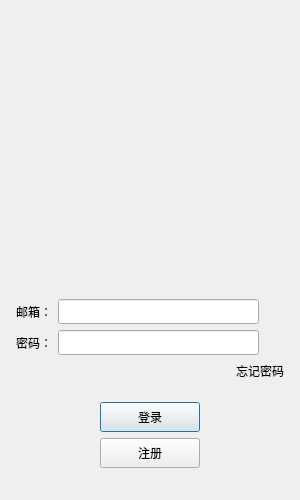
<?xml version="1.0" encoding="UTF-8"?>
<ui version="4.0">
 <class>LoginDialog</class>
 <widget class="QDialog" name="LoginDialog">
  <property name="geometry">
   <rect>
    <x>0</x>
    <y>0</y>
    <width>300</width>
    <height>500</height>
   </rect>
  </property>
  <property name="minimumSize">
   <size>
    <width>300</width>
    <height>500</height>
   </size>
  </property>
  <property name="maximumSize">
   <size>
    <width>300</width>
    <height>500</height>
   </size>
  </property>
  <property name="windowTitle">
   <string>Dialog</string>
  </property>
  <layout class="QVBoxLayout" name="verticalLayout_3">
   <item>
    <layout class="QVBoxLayout" name="verticalLayout_2">
     <property name="leftMargin">
      <number>5</number>
     </property>
     <property name="topMargin">
      <number>5</number>
     </property>
     <property name="rightMargin">
      <number>5</number>
     </property>
     <property name="bottomMargin">
      <number>5</number>
     </property>
     <item>
      <widget class="QLabel" name="err_tip">
       <property name="minimumSize">
        <size>
         <width>0</width>
         <height>25</height>
        </size>
       </property>
       <property name="maximumSize">
        <size>
         <width>16777215</width>
         <height>25</height>
        </size>
       </property>
       <property name="text">
        <string/>
       </property>
       <property name="alignment">
        <set>Qt::AlignCenter</set>
       </property>
      </widget>
     </item>
     <item>
      <widget class="QWidget" name="head_widget" native="true">
       <property name="minimumSize">
        <size>
         <width>200</width>
         <height>230</height>
        </size>
       </property>
       <layout class="QGridLayout" name="gridLayout">
        <item row="1" column="0">
         <widget class="QLabel" name="head_label">
          <property name="minimumSize">
           <size>
            <width>200</width>
            <height>200</height>
           </size>
          </property>
          <property name="maximumSize">
           <size>
            <width>200</width>
            <height>200</height>
           </size>
          </property>
          <property name="text">
           <string/>
          </property>
          <property name="pixmap">
           <pixmap resource="rc.qrc">:/res/head_02.jpg</pixmap>
          </property>
         </widget>
        </item>
       </layout>
      </widget>
     </item>
     <item>
      <spacer name="verticalSpacer_3">
       <property name="orientation">
        <enum>Qt::Vertical</enum>
       </property>
       <property name="sizeHint" stdset="0">
        <size>
         <width>20</width>
         <height>40</height>
        </size>
       </property>
      </spacer>
     </item>
     <item>
      <layout class="QHBoxLayout" name="horizontalLayout_2">
       <item>
        <widget class="QLabel" name="email_lb">
         <property name="minimumSize">
          <size>
           <width>0</width>
           <height>25</height>
          </size>
         </property>
         <property name="maximumSize">
          <size>
           <width>16777215</width>
           <height>25</height>
          </size>
         </property>
         <property name="text">
          <string>邮箱：</string>
         </property>
        </widget>
       </item>
       <item>
        <widget class="QLineEdit" name="email_edit">
         <property name="minimumSize">
          <size>
           <width>0</width>
           <height>25</height>
          </size>
         </property>
         <property name="maximumSize">
          <size>
           <width>16777215</width>
           <height>25</height>
          </size>
         </property>
        </widget>
       </item>
       <item>
        <spacer name="horizontalSpacer_6">
         <property name="orientation">
          <enum>Qt::Horizontal</enum>
         </property>
         <property name="sizeType">
          <enum>QSizePolicy::Fixed</enum>
         </property>
         <property name="sizeHint" stdset="0">
          <size>
           <width>25</width>
           <height>20</height>
          </size>
         </property>
        </spacer>
       </item>
      </layout>
     </item>
     <item>
      <layout class="QHBoxLayout" name="horizontalLayout_3">
       <item>
        <widget class="QLabel" name="pass_label">
         <property name="minimumSize">
          <size>
           <width>0</width>
           <height>25</height>
          </size>
         </property>
         <property name="maximumSize">
          <size>
           <width>16777215</width>
           <height>25</height>
          </size>
         </property>
         <property name="text">
          <string>密码：</string>
         </property>
        </widget>
       </item>
       <item>
        <widget class="QLineEdit" name="pass_edit">
         <property name="minimumSize">
          <size>
           <width>0</width>
           <height>25</height>
          </size>
         </property>
         <property name="maximumSize">
          <size>
           <width>16777215</width>
           <height>25</height>
          </size>
         </property>
        </widget>
       </item>
       <item>
        <spacer name="horizontalSpacer_7">
         <property name="orientation">
          <enum>Qt::Horizontal</enum>
         </property>
         <property name="sizeType">
          <enum>QSizePolicy::Fixed</enum>
         </property>
         <property name="sizeHint" stdset="0">
          <size>
           <width>25</width>
           <height>20</height>
          </size>
         </property>
        </spacer>
       </item>
      </layout>
     </item>
     <item>
      <layout class="QHBoxLayout" name="horizontalLayout_4">
       <item>
        <spacer name="horizontalSpacer">
         <property name="orientation">
          <enum>Qt::Horizontal</enum>
         </property>
         <property name="sizeHint" stdset="0">
          <size>
           <width>40</width>
           <height>20</height>
          </size>
         </property>
        </spacer>
       </item>
       <item>
        <widget class="ClickedLabel" name="forget_label">
         <property name="text">
          <string>忘记密码</string>
         </property>
        </widget>
       </item>
      </layout>
     </item>
     <item>
      <spacer name="verticalSpacer_2">
       <property name="orientation">
        <enum>Qt::Vertical</enum>
       </property>
       <property name="sizeHint" stdset="0">
        <size>
         <width>20</width>
         <height>40</height>
        </size>
       </property>
      </spacer>
     </item>
     <item>
      <layout class="QHBoxLayout" name="horizontalLayout_5">
       <item>
        <spacer name="horizontalSpacer_2">
         <property name="orientation">
          <enum>Qt::Horizontal</enum>
         </property>
         <property name="sizeHint" stdset="0">
          <size>
           <width>40</width>
           <height>20</height>
          </size>
         </property>
        </spacer>
       </item>
       <item>
        <widget class="QPushButton" name="login_btn">
         <property name="minimumSize">
          <size>
           <width>100</width>
           <height>30</height>
          </size>
         </property>
         <property name="text">
          <string>登录</string>
         </property>
        </widget>
       </item>
       <item>
        <spacer name="horizontalSpacer_3">
         <property name="orientation">
          <enum>Qt::Horizontal</enum>
         </property>
         <property name="sizeHint" stdset="0">
          <size>
           <width>40</width>
           <height>20</height>
          </size>
         </property>
        </spacer>
       </item>
      </layout>
     </item>
     <item>
      <layout class="QHBoxLayout" name="horizontalLayout_6">
       <item>
        <spacer name="horizontalSpacer_4">
         <property name="orientation">
          <enum>Qt::Horizontal</enum>
         </property>
         <property name="sizeHint" stdset="0">
          <size>
           <width>40</width>
           <height>20</height>
          </size>
         </property>
        </spacer>
       </item>
       <item>
        <widget class="QPushButton" name="reg_btn">
         <property name="minimumSize">
          <size>
           <width>100</width>
           <height>30</height>
          </size>
         </property>
         <property name="text">
          <string>注册</string>
         </property>
        </widget>
       </item>
       <item>
        <spacer name="horizontalSpacer_5">
         <property name="orientation">
          <enum>Qt::Horizontal</enum>
         </property>
         <property name="sizeHint" stdset="0">
          <size>
           <width>40</width>
           <height>20</height>
          </size>
         </property>
        </spacer>
       </item>
      </layout>
     </item>
     <item>
      <spacer name="verticalSpacer">
       <property name="orientation">
        <enum>Qt::Vertical</enum>
       </property>
       <property name="sizeHint" stdset="0">
        <size>
         <width>20</width>
         <height>40</height>
        </size>
       </property>
      </spacer>
     </item>
    </layout>
   </item>
  </layout>
 </widget>
 <customwidgets>
  <customwidget>
   <class>ClickedLabel</class>
   <extends>QLabel</extends>
   <header>clickedlabel.h</header>
  </customwidget>
 </customwidgets>
 <resources>
  <include location="rc.qrc"/>
 </resources>
 <connections/>
</ui>
